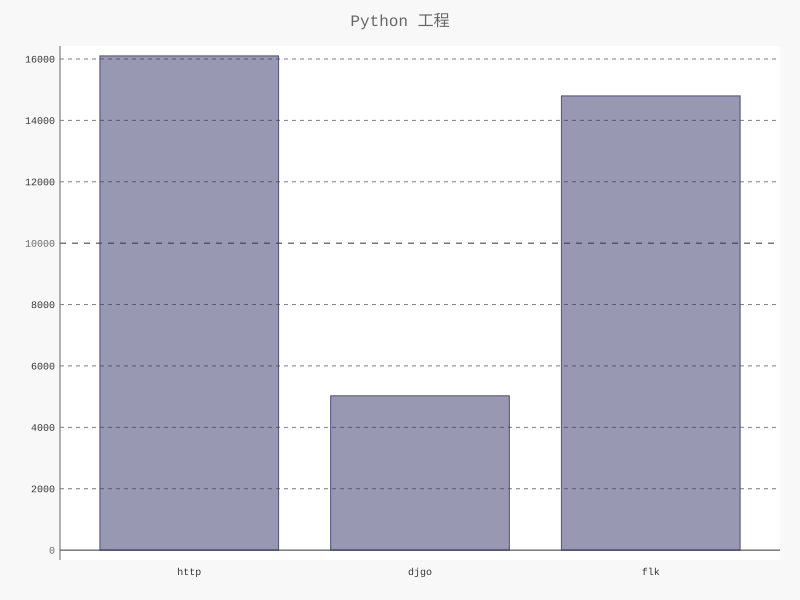

This figure's Python source:
import pygal
from pygal.style import LightColorizedStyle as LCS, LightenStyle as LS

my_style = LS('#333366', base_style=LCS)
chart = pygal.Bar(style=my_style, x_label_rotation=0, show_legend=False)

chart.title = 'Python 工程'
chart.x_labels = ['http', 'djgo', 'flk']

plot_dicts = [
    {'value': 16101, 'label': 'httpie命令行访问网页.'},
    {'value': 5028, 'label': 'django网页框架.'},
    {'value': 14798, 'label': 'flask轻量级网页框架.'},
    ]

chart.add('', plot_dicts)
chart.render_to_file('bar_descriptions.svg')
